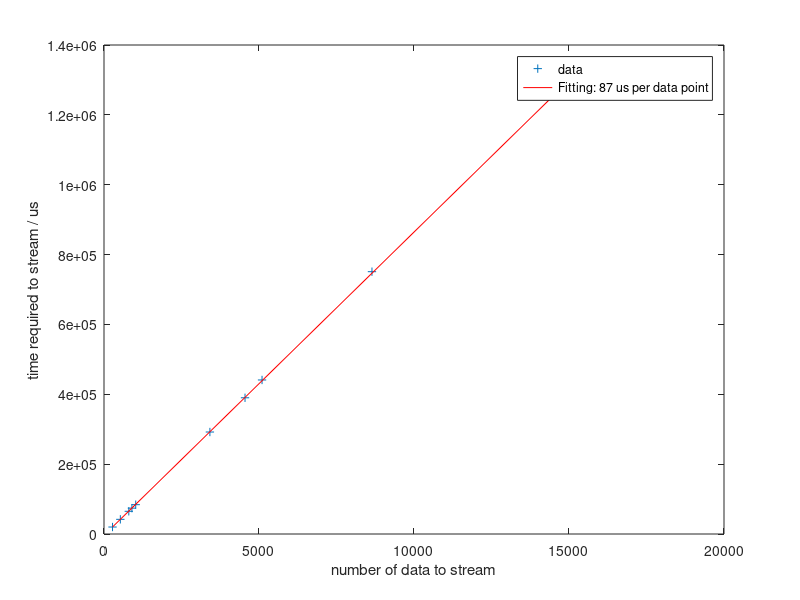

MATLAB code for this plot:

clear
nData = [275, 900, 527, 800, 1023, 4549, 3416, 14898, 5098, 8644];
time2Stream = [19996, 74001, 42000, 65000, 84000, 390000, 292000, 1287000, 441000, 751002];

% fitting
P = polyfit (nData, time2Stream, 1)
x = [min(nData),max(nData)];
y = P(1)*x + P(2);

% plot
figure(1)
plot(nData, time2Stream, '+', x, y, 'r-')
xlabel('number of data to stream')
ylabel('time required to stream / us')
legend('data', sprintf('Fitting: %.0f us per data point', P(1)))